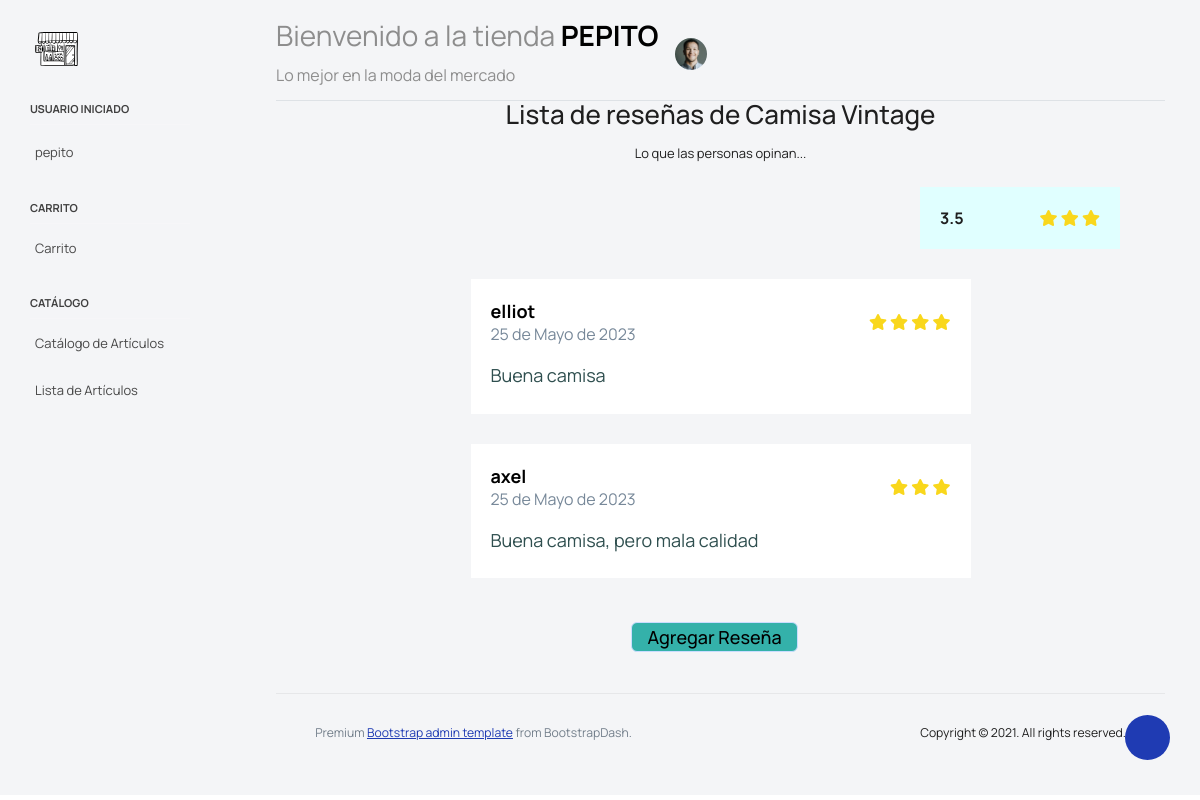
Screenshot of /articulos/resenas/21 (signed in) with the database file from the repository.
### articulos/models.py (models this page shows, shortened)
class Articulo(models.Model):
    id =  models.AutoField(primary_key=True)
    nombre = models.CharField(max_length=100,validators=[RegexValidator('[+-/%]', inverse_match=True)])
    precio = models.DecimalField(max_digits=6, decimal_places=2)
    talla = models.CharField(max_length=8, choices=TALLAS)
    descripcion = models.TextField(max_length=250, blank=True, null=True)
    imagen = models.ImageField('Foto del Artículo', upload_to=directory_path, validators=[image_validator], default=None)
    imagen2 = models.ImageField('Foto del Artículo 2', upload_to=directory_path, validators=[image_validator], default=None)
    imagen3 = models.ImageField('Foto del Artículo 3', upload_to=directory_path, validators=[image_validator], default=None)
    imagen4 = models.ImageField('Foto del Artículo 4', upload_to=directory_path, validators=[image_validator], default=None)
    imagen5 = models.ImageField('Foto del Artículo 5', upload_to=directory_path, validators=[image_validator], default=None)
    class Meta:
        ordering = ["id"]

class Resena(models.Model):
    descripcion = models.TextField(max_length=500)
    estrellas = models.CharField(max_length=12,choices=ESTRELLAS)
    fecha = models.DateField(auto_now_add=True)
    articulo = models.ForeignKey(Articulo, on_delete=models.CASCADE)
    user = models.ForeignKey(User, on_delete=models.CASCADE)

### articulos/views.py (the view)
# urls.py: path('resenas/<int:id>', views.VerResenas, name='ver_resenas'),
def VerResenas(request, id):
    resenas = Resena.objects.filter(articulo = id)
    articulo = Articulo.objects.get(id=id)
    vacia = False
    if len(resenas) == 0: #Hay reseñas?
        vacia = True
        context = {
            'articulo': articulo,
            'vacia': vacia
        }
    else:
        cont = 0
        suma = 0
        for resena in resenas:
            cont+=1
            suma += int(resena.estrellas)
        promedio = suma/cont
        promedioRedondeado = math.floor(promedio)
        try:
            resena_usuario = resenas.get(user = request.user)
            hayResena = True
        except:
            hayResena = False
        if hayResena:
            context={
                'articulo': articulo,
                'resenas':resenas,
                'hayResena':hayResena,
                'resena_usuario':resena_usuario,
                'promedio': promedio,
                'promedioRedondeado': promedioRedondeado,
                'vacia': vacia
            }
        else:
            context={
                'articulo': articulo,
                'resenas':resenas,
                'hayResena':hayResena,
                'promedio': promedio,
                'promedioRedondeado': promedioRedondeado,
                'vacia': vacia
            }
    return render(request, 'ver_resenas.html', context)

### articulos/templates/ver_resenas.html (shortened to what this page needs)
{% extends 'base.html' %}
{% load static %}
{% block contenido %}
    {% if vacia == False %}
    <form action="" method="post" id="form">
        <div class="text-center">
            <h2 class="text-3x1 tracking-tight font-extrabold text-gray-900 sm:text-4x1">
                Lista de reseñas de {{articulo.nombre}}
            </h2>
            <p class="mt-3 max-w-2x1 mx-auto text-1 text-gray-500 sm:mt-4">
                Lo que las personas opinan...
            </p>
        </div>
        <div class="contenedor_general_promedio">
            <div class="contenedor_promedio">
                <div class="contenedor_puntuacion">
                    <strong>{{promedio}}</strong>
                </div>
                <div class="contenedor_estrellas">
                    {% if promedioRedondeado == 1 %}
                        <i class="fas fa-star"></i>
                    {% elif promedioRedondeado == 2 %}
                        <i class="fas fa-star"></i>
                        <i class="fas fa-star"></i>
                    {% elif promedioRedondeado == 3%}
                        <i class="fas fa-star"></i>
                        <i class="fas fa-star"></i>
                        <i class="fas fa-star"></i>
                    {% elif promedioRedondeado == 4%}
                        <i class="fas fa-star"></i>
                        <i class="fas fa-star"></i>
                        <i class="fas fa-star"></i>
                        <i class="fas fa-star"></i>
                    {% else %}
                        <i class="fas fa-star"></i>
                        <i class="fas fa-star"></i>
                        <i class="fas fa-star"></i>
                        <i class="fas fa-star"></i>
                        <i class="fas fa-star"></i>
                    {% endif %}
                </div>
            </div>
        </div>
        <div class="contenedor_general">
            {% for resena in resenas %}
                <div class="contenedor_resena">
                    <div class="cont_sup">
                        <div class="contenedor_nombre_fecha">
                            <strong>{{resena.user}}</strong>
                            <span>{{resena.fecha}}</span>
                        </div>
                        <div class="contenedor_estrellas">
                            {% if resena.estrellas == '1' %}
                                <i class="fas fa-star"></i>
                            {% elif resena.estrellas == '2' %}
                                <i class="fas fa-star"></i>
                                <i class="fas fa-star"></i>
                            {% elif resena.estrellas == '3' %}
                                <i class="fas fa-star"></i>
                                <i class="fas fa-star"></i>
                                <i class="fas fa-star"></i>
                            {% elif resena.estrellas == '4' %}
                                <i class="fas fa-star"></i>
                                <i class="fas fa-star"></i>
                                <i class="fas fa-star"></i>
                                <i class="fas fa-star"></i>
                            {% else %}
                                <i class="fas fa-star"></i>
                                <i class="fas fa-star"></i>
                                <i class="fas fa-star"></i>
                                <i class="fas fa-star"></i>
                                <i class="fas fa-star"></i>
                            {% endif %}
                        </div>
                    </div>
                    <div class="contenedor_descripcion">
                        <p>{{resena.descripcion}}</p>
                    </div>
                </div>
            {% endfor %}
        </div>
        {% if hayResena %}
            <div class="text-center">
                <h2 class="">
                    Ya has insertado una reseña:
                </h2>
            </div>
            <div class="contenedor_general">
                <div class="contenedor_resena">
                    <div class="cont_sup">
                        <div class="contenedor_nombre_fecha">
                            <strong>{{resena_usuario.user}}</strong>
                            <span>{{resena_usuario.fecha}}</span>
                        </div>
                        <div class="contenedor_estrellas">
                            {% if resena_usuario.estrellas == '1' %}
                                <i class="fas fa-star"></i>
                            {% elif resena_usuario.estrellas == '2' %}
                                <i class="fas fa-star"></i>
                                <i class="fas fa-star"></i>
                            {% elif resena_usuario.estrellas == '3' %}
                                <i class="fas fa-star"></i>
                                <i class="fas fa-star"></i>
                                <i class="fas fa-star"></i>
                            {% elif resena_usuario.estrellas == '4' %}
                                <i class="fas fa-star"></i>
                                <i class="fas fa-star"></i>
                                <i class="fas fa-star"></i>
                                <i class="fas fa-star"></i>
                            {% else %}
                                <i class="fas fa-star"></i>
                                <i class="fas fa-star"></i>
                                <i class="fas fa-star"></i>
                                <i class="fas fa-star"></i>
                                <i class="fas fa-star"></i>
                            {% endif %}
                        </div>
                    </div>
                    <div class="contenedor_descripcion">
                        <p>{{resena_usuario.descripcion}}</p>
                    </div>
                </div>
            </div>
            <div class="contenedor_boton_agregar">
                <div>
                    <a class="btn btn-info" style="font-size:large;" href="{% url 'editar_resena' resena_usuario.id %}">Editar Reseña</a>
                </div>
                <div>
                    <a class="btn btn-danger" style="font-size:large;" href="{% url 'eliminar_resena' resena_usuario.id %}">Eliminar Reseña</a>
                </div>
            </div>
        {% else %}
            <div class="contenedor_boton_agregar">
                <a class="btn btn-success" style="font-size:large;" href="{% url 'agregar_resena' articulo.id %}">Agregar Reseña</a>
            </div>
        {% endif %}
    </form>
    {% endif %}
{% endblock contenido %}

### tienda/templates/base.html (shortened to what this page needs)
{% load static %}
<!DOCTYPE html>
<html lang="en">
<head>
  <link rel="stylesheet" href="https://use.fontawesome.com/releases/v5.5.0/css/all.css">
  <link rel="stylesheet" href="{% static 'css/estilos.css' %}">
  <link rel="stylesheet" href="{% static 'css/feather.css' %}">
  <link rel="stylesheet" href="{% static 'css/materialdesignicons.min.css' %}">
  <link rel="stylesheet" href="{% static 'css/themify-icons.css' %}">
  <link rel="stylesheet" href="{% static 'css/typicons.css' %}">
  <link rel="stylesheet" href="{% static 'css/simple-line-icons.css' %}">
  <link rel="stylesheet" href="{% static 'css/vendor.bundle.base.css' %}">
  <link rel="stylesheet" href="{% static 'js/select.dataTables.min.css' %}">
  <link rel="stylesheet" href="{% static 'css/style.css' %}">
</head>
<body>
  <div class="container-scroller">
    <nav class="navbar default-layout col-lg-12 col-12 p-0 fixed-top d-flex align-items-top flex-row">
      <div class="text-center navbar-brand-wrapper d-flex align-items-center justify-content-start">
        <div>
          {% if user and user.cliente %}
              {% if 'usuarios.permiso_cliente' in perms %}
                  <a href="{% url 'home' %}" class="navbar-brand brand-logo" href="">
                    <img src="{% static 'img/tienda_logo.svg' %}" alt="logo" />
                  </a>
              {% endif %}
          {% elif user and user.administrador %}
              {% if 'usuarios.permiso_administrador' in perms %}
                  <a href="{% url 'home' %}" class="navbar-brand brand-logo" href="">
                    <img src="{% static 'img/tienda_logo.svg' %}" alt="logo" />
                  </a>
              {% endif %}
          {% endif %}
        </div>
      </div>
      <div class="navbar-menu-wrapper d-flex align-items-top">
        <ul class="navbar-nav">
          <li class="nav-item font-weight-semibold d-none d-lg-block ms-0">
            <h1 class="welcome-text">Bienvenido a la tienda <span class="text-black fw-bold">{{user|upper}}</span></h1>
            <h3 class="welcome-sub-text"> Lo mejor en la moda del mercado </h3>
          </li>
        </ul>
          <li class="nav-item dropdown d-none d-lg-block user-dropdown">
            <a class="nav-link" id="UserDropdown" href="#" data-bs-toggle="dropdown" aria-expanded="false">
              <img class="img-xs rounded-circle" src="{% static 'img/face8.jpg' %}" alt="Profile image"> </a>
          </li>
      </div>
    </nav>
    <div class="container-fluid page-body-wrapper">
      <div class="theme-setting-wrapper">
        <div id="settings-trigger"><i class="ti-settings"></i></div>
      </div>
      <nav class="sidebar sidebar-offcanvas" id="sidebar">
        <ul class="nav">
          <li class="nav-item nav-category">Usuario Iniciado</li>
          <li class="nav-item">
            <li class="nav-item">
              <a class="nav-link">{{user}}</a>
            </li>
          </li>
          {% if user and user.cliente %}
              {% if 'usuarios.permiso_cliente' in perms %}
                  {% include 'menu_clientes.html' %}
              {% endif %}
          {% elif user and user.administrador %}
              {% if 'usuarios.permiso_administrador' in perms %}
                  {% include 'menu_administradores.html' %}
              {% endif %}
          {% endif %}
      </nav>
      <div class="main-panel">
        <div class="content-wrapper">
          <div class="row">
            <div class="col-sm-12">
              <div class="home-tab">
                <div class="d-sm-flex align-items-center justify-content-between border-bottom">
                </div>
                <div class="container">
                  {% block contenido %}
                  {% endblock contenido %}
                </div>
        <footer class="footer">
          <div class="d-sm-flex justify-content-center justify-content-sm-between">
            <span class="text-muted text-center text-sm-left d-block d-sm-inline-block">Premium <a href="https://www.bootstrapdash.com/" target="_blank">Bootstrap admin template</a> from BootstrapDash.</span>
            <span class="float-none float-sm-right d-block mt-1 mt-sm-0 text-center">Copyright © 2021. All rights reserved.</span>
          </div>
        </footer>
      </div>
    </div>
  </div>
</body>
</html>

### static/css/estilos.css (style rules this page uses)
.btn { font-size: 16px; color: white; padding: 7px; border-radius: 3px; }
.contenedor_general { display:flex; justify-content: center; align-items: center; flex-wrap:wrap; width:100%; }
.contenedor_general_promedio { display:flex; justify-content: flex-end; align-items: center; flex-wrap:wrap; width:100%; }
.contenedor_resena { width: 500px; box-shadow: 2px 2px 30px rgba(e, 0, 0, 0.1); background-color:white; padding:20px; margin:15px; cursor:pointer; }
.contenedor_promedio { width: 200px; box-shadow: 2px 2px 30px rgba(e, 0, 0, 0.1); background-color:lightcyan; padding:20px; margin:15px; display: flex; justify-content: space-between; align-items: center; }
.contenedor_nombre_fecha { display:flex; align-items:self-start; flex-direction: column; }
.contenedor_nombre_fecha strong { color: black; font-size:large; }
.contenedor_nombre_fecha span { color: lightslategray; font-size:medium; }
.contenedor_estrellas i { color: #f9d71c; }
.cont_sup { display: flex; justify-content: space-between; align-items: center; margin-bottom: 20px; }
.contenedor_descripcion p { color: darkslategrey; font-size:large; align-items: center; }
.contenedor_boton_agregar { display:flex; justify-content: center; align-items: center; flex-wrap:wrap; max-height: 100px; min-height: 100px; }

### rows the page displays
Articulo: nombre "Camisa Vintage"
Resena: user "elliot", fecha "25 de Mayo de 2023", estrellas "4" (drawn), descripcion "Buena camisa"
Resena: user "axel", fecha "25 de Mayo de 2023", estrellas "3" (drawn), descripcion "Buena camisa, pero mala calidad"

### other values shown
{{ user|upper }} "PEPITO"
{{ user }} "pepito"
{{ promedio }} "3.5"
